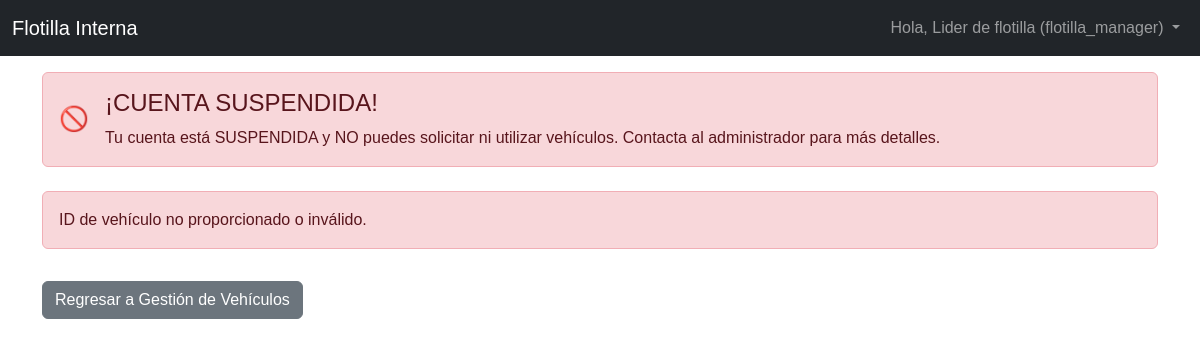
Page /detalle_vehiculo.php (signed in) on the committed database.
### tables this page shows
CREATE TABLE `usuarios` (
  `id` int(11) NOT NULL,
  `nombre` varchar(255) NOT NULL,
  `correo_electronico` varchar(255) NOT NULL,
  `password` varchar(255) DEFAULT NULL,
  `rol` enum('admin','empleado','flotilla_manager') NOT NULL DEFAULT 'empleado',
  `estatus_cuenta` enum('pendiente_aprobacion','activa','rechazada','inactiva') NOT NULL DEFAULT 'pendiente_aprobacion',
  `estatus_usuario` enum('activo','amonestado','suspendido') NOT NULL DEFAULT 'activo',
  `google_id` varchar(255) DEFAULT NULL,
  `fecha_creacion` datetime DEFAULT current_timestamp(),
  `ultima_sesion` datetime DEFAULT NULL
);

### app/includes/alert_banner.php (the view)
<?php
if (isset($current_user_estatus_usuario) && ($current_user_estatus_usuario === 'amonestado' || $current_user_estatus_usuario === 'suspendido')):
    $alert_class = 'alert-warning';
    $alert_icon = '⚠️';
    $alert_title = '¡ATENCIÓN!';
    $alert_message = '';
    if ($current_user_estatus_usuario === 'amonestado') {
        $alert_class = 'alert-warning';
        $alert_icon = '⚠️';
        $alert_title = '¡Usuario AMONESTADO!';
        $alert_message = 'Tu cuenta ha sido amonestada. Tienes ' . htmlspecialchars($current_user_amonestaciones_count) . ' amonestación(es) registrada(s).';
        if ($current_user_amonestaciones_count > 0 && !empty($current_user_recent_amonestaciones_text)) {
            $alert_message .= ' Amonestaciones recientes: ' . htmlspecialchars($current_user_recent_amonestaciones_text) . '.';
        }
        $alert_message .= ' Continúa con el buen uso de los vehículos para evitar suspensiones.';
    } elseif ($current_user_estatus_usuario === 'suspendido') {
        $alert_class = 'alert-danger';
        $alert_icon = '🚫';
        $alert_title = '¡CUENTA SUSPENDIDA!';
        $alert_message = 'Tu cuenta está SUSPENDIDA y NO puedes solicitar ni utilizar vehículos. Contacta al administrador para más detalles.';
    }
?>
    <div class="container mt-3">
        <div class="alert <?php echo $alert_class; ?> d-flex align-items-center" role="alert">
            <span class="fs-4 me-3"><?php echo $alert_icon; ?></span>
            <div>
                <h4 class="alert-heading"><?php echo $alert_title; ?></h4>
                <p class="mb-0"><?php echo $alert_message; ?></p>
            </div>
        </div>
    </div>
<?php endif; ?>

### public/css/style.css (style rules this page uses)
body { font-family: Arial, sans-serif; }

### rows in the picture
usuarios: estatus_usuario "🚫", estatus_usuario "¡CUENTA SUSPENDIDA!", estatus_usuario "Tu cuenta está SUSPENDIDA y NO puedes solicitar ni utilizar vehículos. Contacta al administrador para más detalles."

### other values in the picture
$nombre_usuario_sesion "Lider de flotilla"
$rol_usuario_sesion "flotilla_manager"
$error_message "ID de vehículo no proporcionado o inválido."
